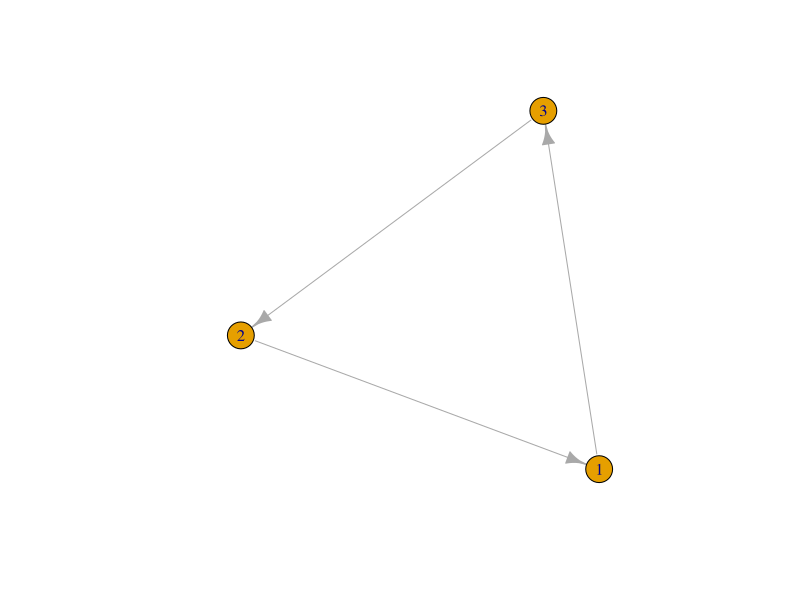
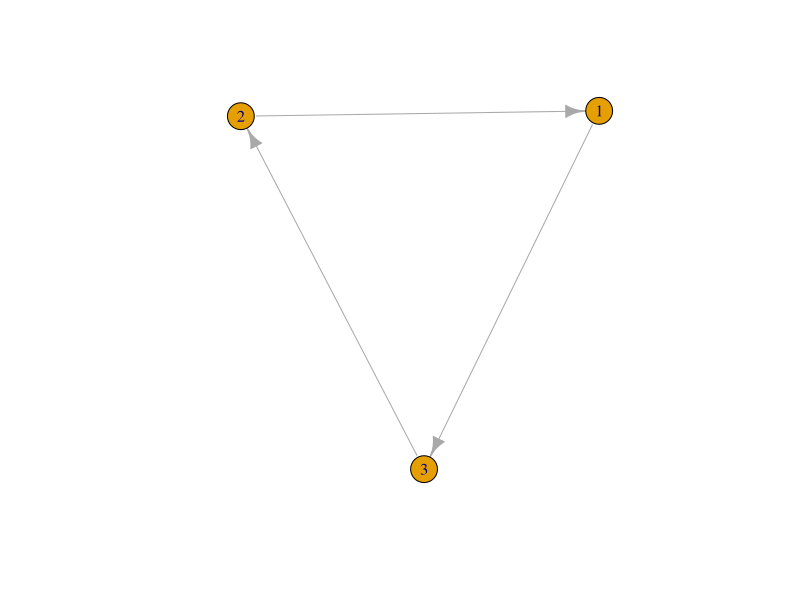
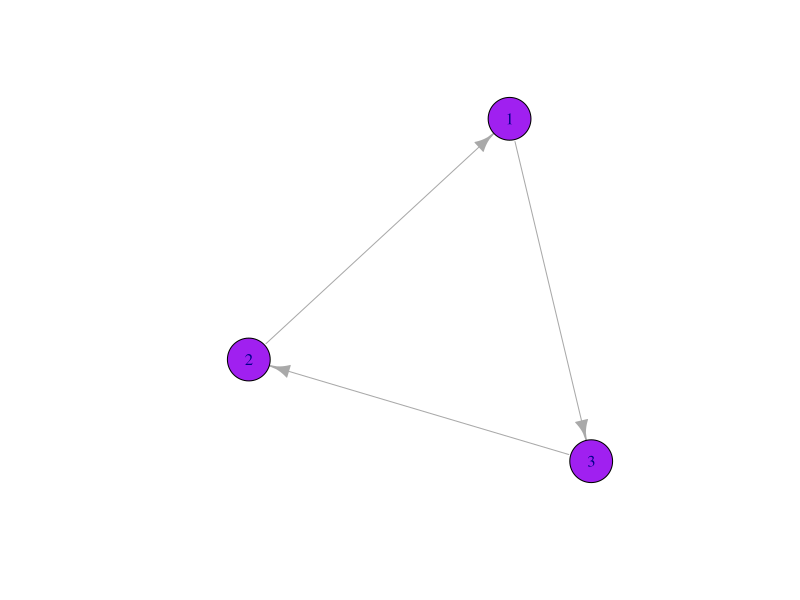
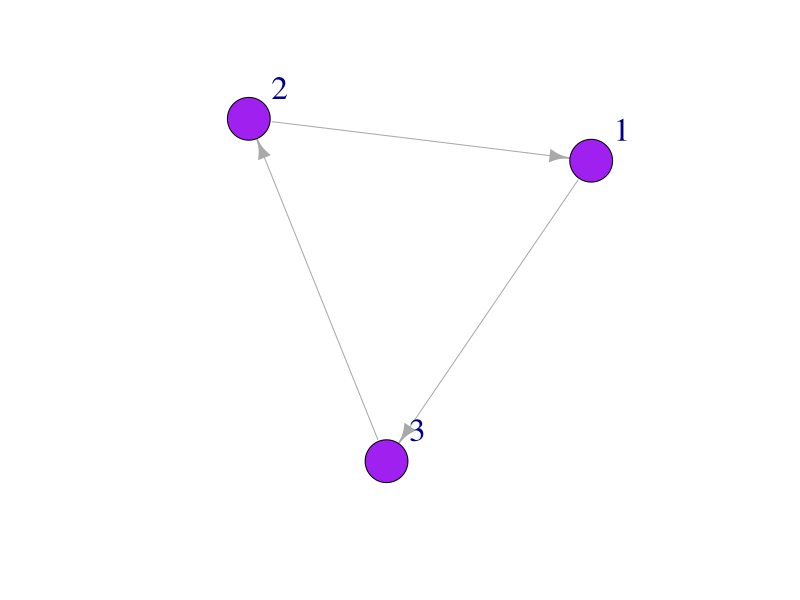
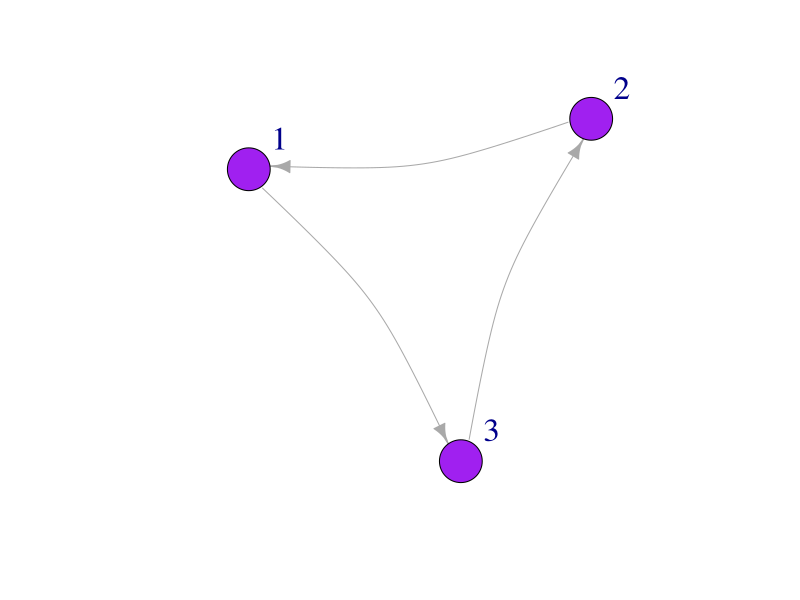
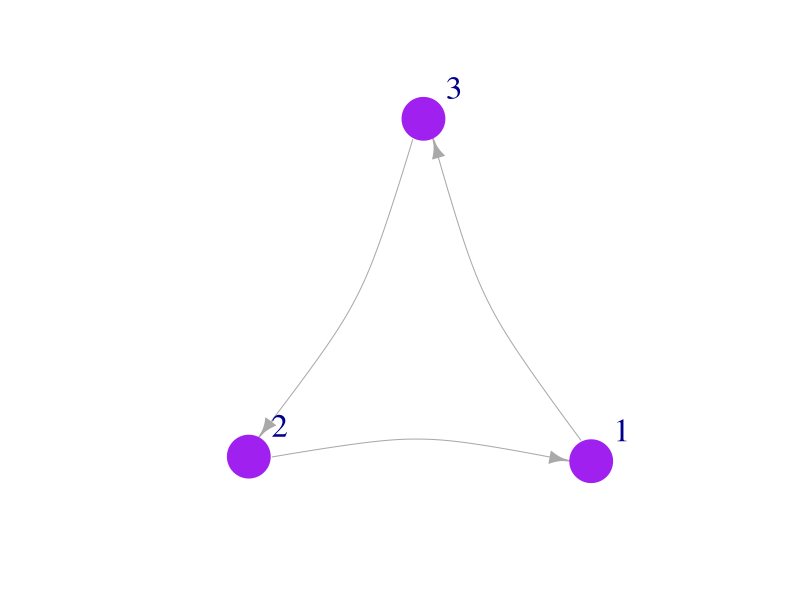
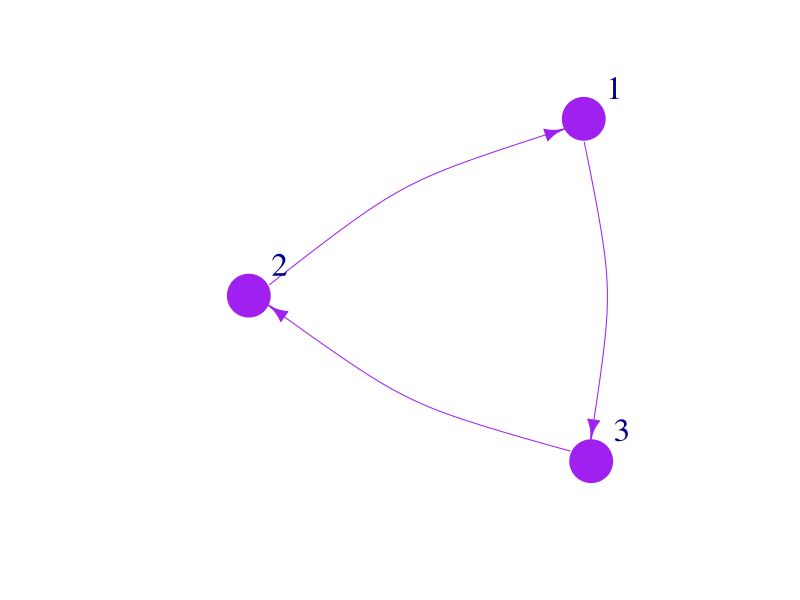
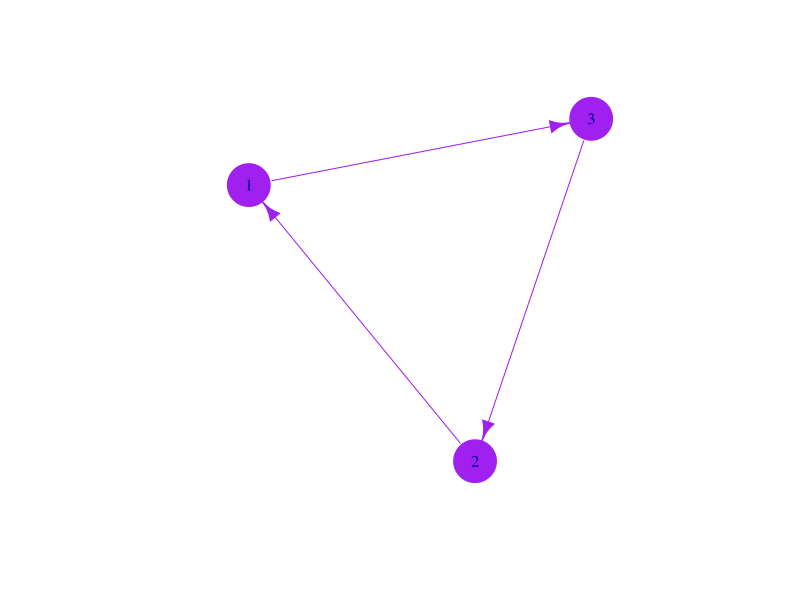

These charts were generated, in order, by the following R code:
## ---- chunk 1
library(igraph)
library(ggplot2)
## ---- chunk 2
mat1 <- matrix(c(0, 1, 0, 0, 0, 1, 1,0, 0), 
               nrow=3, ncol=3) ### matrix function 
mat1
## ---- chunk 3
mat2 <- graph_from_adjacency_matrix(mat1)
plot(mat2, edge.arrow.size = 1) ## set the size of the arrows 
## ---- chunk 4
mat3 <- graph(edges=c(1,3, 3,2, 2,1), n=3, directed=T ) # use graph function and list edges 
plot(mat3, edge.arrow.size = 1)
## ---- chunk 5
plot(mat3, 
     edge.arrow.size = 1, 
     vertex.color = "purple", 
     vertex.size = 25, 
     vertex.label.cex = 1)

## ---- chunk 6
plot(mat3, 
     edge.arrow.size = 1, 
     vertex.color = "purple", 
     vertex.size = 25, 
     vertex.label.cex = 2, 
     vertex.label.dist = 3.5)
## ---- chunk 7
plot(mat3, 
     edge.arrow.size = 1, 
     vertex.color = "purple", 
     vertex.size = 25, 
     vertex.label.cex = 2, 
     vertex.label.dist = 3.5, 
     edge.curved = .2)
## ---- chunk 8
plot(mat3, 
     edge.arrow.size = 1, 
     vertex.color = "purple", 
     vertex.frame.color="purple",
     vertex.size = 25, 
     vertex.label.cex = 2, 
     vertex.label.dist = 3.5, 
     edge.curved = .2)
## ---- chunk 9
plot(mat3, 
     edge.arrow.size = 1, 
     vertex.color = "purple", 
     vertex.frame.color="purple",
     vertex.size = 25, 
     vertex.label.cex = 2, 
     vertex.label.dist = 3.5, 
     edge.curved = .2,
     edge.color="purple")
## ---- chunk 10
V(mat3)$color <- 'purple'
V(mat3)$size <- 25
E(mat3)$color <- 'purple'
E(mat3)$arrow.size <- 1
V(mat3)$frame.color <- 'purple'
plot(mat3)
## ---- chunk 11
Nodelist <- data.frame(
                Names =c("Jim", "Carole", "Joe", "Michelle", "Jen", "Pete", "Paul", 
                         "Tim", "Jess", "Mark", "Jill", "Cam", "Kate") ,
                YearsFarming = c(8.5, 6.5, 4, 1, 3, 10, 5, 5, 5, 1, 1, 6, 6) , 
                Age = c(27, 52, 49, 32, 65, 72, 42, 67, 48, 33, 67, 75, 39) , 
                Gender = c("Male", "Female", "Male", "Female", "Female", "Male",
                           "Male","Male", "Female", "Male", "Female", "Male", 
                           "Female"))
Nodelist       
## ---- chunk 12
Edgelist <- data.frame(
                  From = c("Jim", "Jim", "Jim", "Jill", "Kate", "Pete", 
                           "Pete", "Jess", "Jim", "Jim", "Pete"),
                  To = c("Carole", "Jen", "Pete", "Carole", "Joe", 
                         "Carole", "Paul", "Mark", "Cam", "Mark", "Tim"),
                  Times =c(3, 7, 6, 6, 5, 3, 2, 1, 1, 2, 5)
)

## ---- chunk 13
FarmNetwork <- graph_from_data_frame(d = Edgelist, vertices = Nodelist, directed = T)
FarmNetwork
E(FarmNetwork) # view edges
V(FarmNetwork) # view nodes
## ---- chunk 14
plot(FarmNetwork, edge.arrow.size = .5, vertex.color = "plum", vertex.label.dist = 2.5)

## ---- chunk 15
V(FarmNetwork)$color <- ifelse(V(FarmNetwork)$Gender == "Male", "#4682B4", "#C83200")
V(FarmNetwork)$frame.color <- ifelse(V(FarmNetwork)$Gender == "Male", "#4682B4", "#C83200")
plot(FarmNetwork, edge.arrow.size = .5, vertex.label.dist = 2.5, edge.curved = .2)

## ---- chunk 16
Layout1 <- layout_in_circle(FarmNetwork)
plot(FarmNetwork, edge.arrow.size = .5, vertex.label.dist = 2.5, layout = Layout1)
## ---- chunk 17
Layout2 <- layout_as_star(FarmNetwork)
plot(FarmNetwork, edge.arrow.size = .5, vertex.label.dist = 2.5, layout = Layout2)
## ---- chunk 18
Layout3 <- layout_with_kk(FarmNetwork)
plot(FarmNetwork, edge.arrow.size = .5, vertex.label.dist = 2.5, layout = Layout3)
## ---- chunk 19
Layout4<- layout_with_fr(FarmNetwork)
plot(FarmNetwork, edge.arrow.size = .5, vertex.label.dist = 2.5, layout = Layout4)
## ---- chunk 20

V(FarmNetwork)$size <- V(FarmNetwork)$YearsFarming # size the nodes by number of years farming
plot(FarmNetwork, edge.arrow.size = .5, vertex.label.dist = 2.5)

## ---- chunk 21

V(FarmNetwork)$size <- V(FarmNetwork)$YearsFarming *2 ## scale by multiplying by 2
plot(FarmNetwork, edge.arrow.size = .5, vertex.label.dist = 2.5)

## ---- chunk 22
E(FarmNetwork)$width <- E(FarmNetwork)$Times/1.5
plot(FarmNetwork, 
     edge.arrow.size = .7, 
     vertex.label.dist = 2.5, 
     edge.curved = .2, 
     layout = Layout2)
## ---- chunk 23
plot(FarmNetwork, 
     edge.arrow.size = .7, 
     vertex.label.dist = 2.5, 
     edge.curved = .2, 
     layout = Layout1)
legend(x=-1.5, 
       y=-1.1, 
       c("Male","Female"), 
       pch=21, 
       pt.bg=c("#4682B4", "#C83200"),
       pt.cex=2, 
       cex=.8, 
       bty="n", 
       ncol=1)

## ---- chunk 24
ggsave(plot(FarmNetwork, 
            edge.arrow.size = .5, 
            vertex.label.dist = 2.5),
       filename = "graph/Network.tiff", width =150, height = 150, units = "mm",
         dpi = 300)
